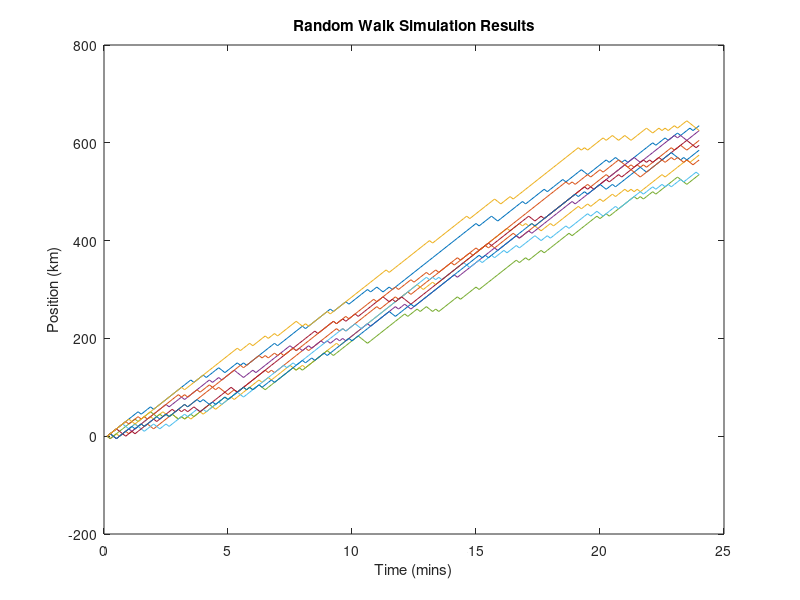
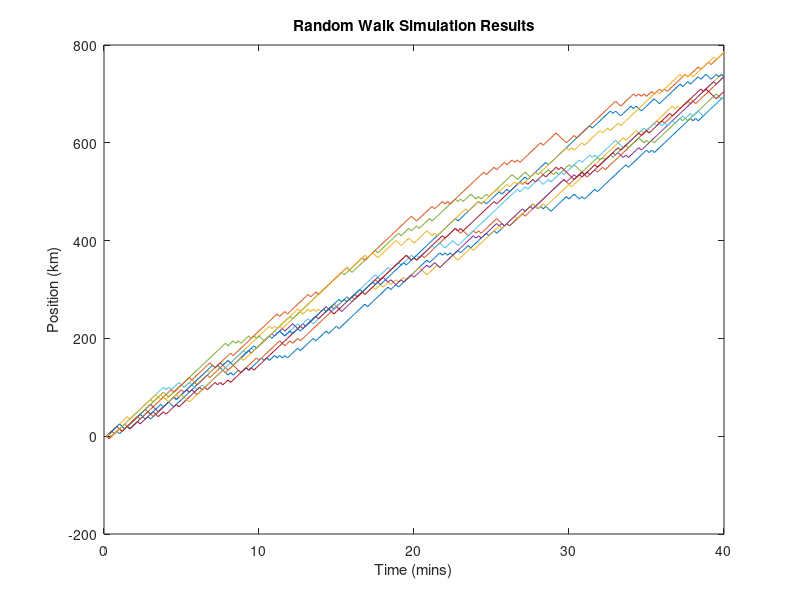
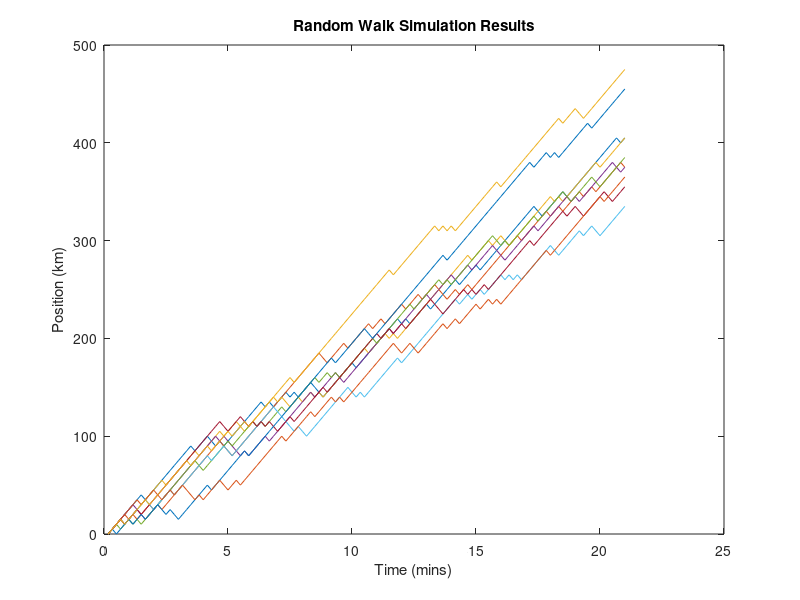

The MATLAB source for these figures, in order:
deltax=5;
deltat=1/6;
deltat2=1/8;
q3=(18/(deltax/deltat)+1)/2;
q2=(21.6/(deltax/deltat)+1)/2;
q1=(25.2/(deltax/deltat2)+1)/2;
t1=24;
t2=(4+24+12);
t3=(12+9);
x1 = zeros(10,t1/deltat2);
x2 = zeros(10,t2/deltat);
x3 = zeros(10,t3/deltat);
for i = 1:10
    x1(i,10) = 0;
    x2(i,10) = 0;
    x3(i,10) = 0;
end

for j = 1 : 10
    for i = 2 : t1/deltat2
        p = rand();
        if (p < q1)
            x1(j,i) = x1(j,i-1) + deltax;
        else
            x1(j,i) = x1(j,i-1) - deltax;
        end
    end
end

for j = 1 : 10
    for i = 2 : t2/deltat
        p = rand();
        if (p < q1)
            x2(j,i) = x2(j,i-1) + deltax;
        else
            x2(j,i) = x2(j,i-1) - deltax;
        end
    end
end

for j = 1 : 10
    for i = 2 : t3/deltat
        p = rand();
        if (p < q1)
            x3(j,i) = x3(j,i-1) + deltax;
        else
            x3(j,i) = x3(j,i-1) - deltax;
        end
    end
end
T1 = (1:t1/deltat2) * deltat2;
T2 = (1:t2/deltat) * deltat;
T3 = (1:t3/deltat) * deltat;

figure(1)
plot(T1, x1')
xlabel('Time (mins)')
ylabel('Position (km)')
title('Random Walk Simulation Results')

figure(2)
plot(T2, x2')
xlabel('Time (mins)')
ylabel('Position (km)')
title('Random Walk Simulation Results')

figure(3)
plot(T3, x3')
xlabel('Time (mins)')
ylabel('Position (km)')
title('Random Walk Simulation Results')